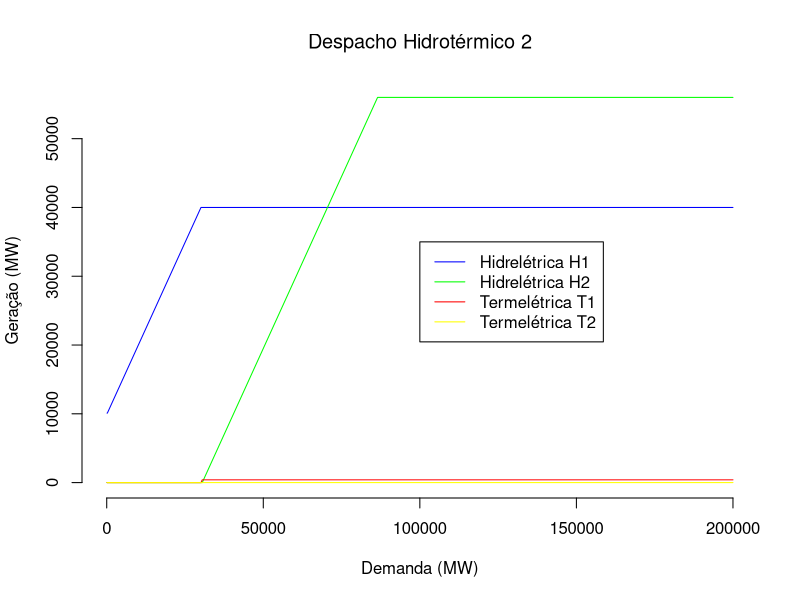
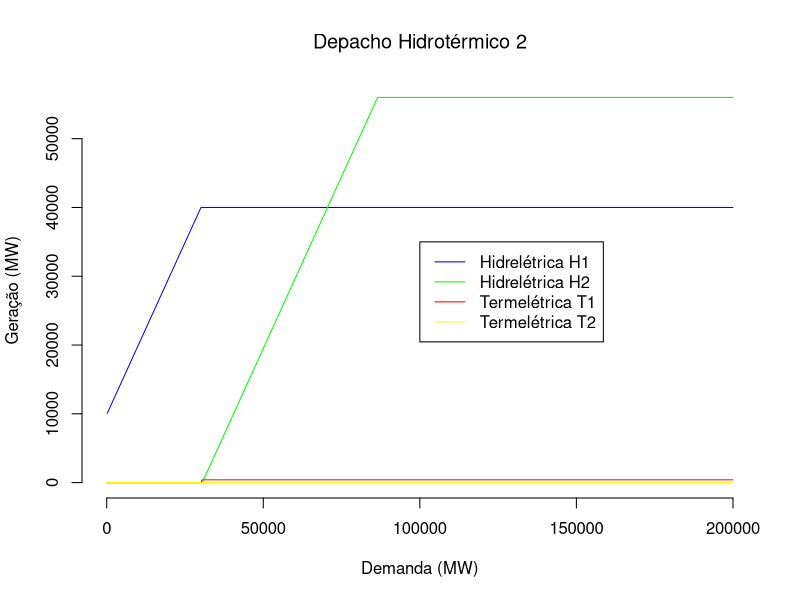

Reproduce these figures in R, in order.
#! /usr/bin/env Rscript 

# Plotando grafico da simulacao 
demanda <-unlist (read.table("demanda.dat")) 
Hidr1   <- unlist (read.table("VTH1S1.dat"))
Hidr2   <- unlist (read.table("VTH2S1.dat"))
G1 <- unlist (read.table("G1.dat"))
G2 <- unlist (read.table("G2.dat"))

# Arquivo plotagem em formato eps
cairo_ps("simulacaopb01pt14.eps",5.0,5.0)
matplot (demanda,cbind(Hidr1,Hidr2,G1,G2),
		 main ="Despacho Hidrotérmico 2",
		 font.main=1,
		 xlab="Demanda (MW)",
		 col = c("blue","green","red","yellow"), 
		 type = "l",
		 pch=20,
		 lwd=1,
		 lty=1,
		 bty="n",
		 ylab="Geração (MW)")

legend (100000,35000,inset=0.01,
		legend=c(
				 "Hidrelétrica H1",
				 "Hidrelétrica H2","Termelétrica T1",
				 "Termelétrica T2"
				 ), 
		col= c(
			   "blue",
			   "green",
			   "red",
			   "yellow"
			   ),
		lty=1,
		bg=("white"),
	   	horiz=F)
dev.off()

pdf("simulacaopb01pt14.pdf",5.0,5.0)
matplot (demanda,cbind(Hidr1,Hidr2,G1,G2),
		 main ="Depacho Hidrotérmico 2",
		 font.main=1,
		 xlab="Demanda (MW)",
		 col = c("blue","green","red","yellow"), 
		 type = "l",
		 pch=20,
		 lwd=1,
		 lty=1,
		 bty="n",
		 ylab="Geração (MW)")

legend (100000,35000,inset=0.01,
		legend=c(
				 "Hidrelétrica H1",
				 "Hidrelétrica H2","Termelétrica T1",
				 "Termelétrica T2"
				 ), 
		col= c(
			   "blue",
			   "green",
			   "red",
			   "yellow"
			   ),
		lty=1,
		bg=("white"),
	   	horiz=F)
dev.off()

